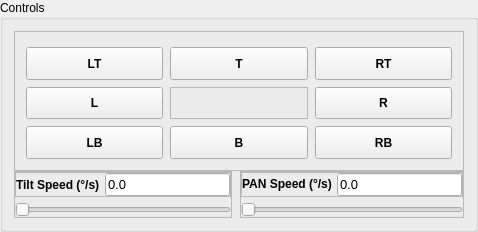
          <widget class="QGroupBox" name="gbControls">
           <property name="sizePolicy">
            <sizepolicy hsizetype="Expanding" vsizetype="Expanding">
             <horstretch>0</horstretch>
             <verstretch>0</verstretch>
            </sizepolicy>
           </property>
           <property name="minimumSize">
            <size>
             <width>350</width>
             <height>0</height>
            </size>
           </property>
           <property name="maximumSize">
            <size>
             <width>700</width>
             <height>16777215</height>
            </size>
           </property>
           <property name="font">
            <font>
             <family>Arial</family>
             <pointsize>9</pointsize>
            </font>
           </property>
           <property name="title">
            <string>Controls</string>
           </property>
           <layout class="QVBoxLayout" name="verticalLayout_9">
            <property name="spacing">
             <number>0</number>
            </property>
            <item>
             <widget class="QFrame" name="frameControls">
              <property name="sizePolicy">
               <sizepolicy hsizetype="Expanding" vsizetype="Expanding">
                <horstretch>0</horstretch>
                <verstretch>0</verstretch>
               </sizepolicy>
              </property>
              <property name="minimumSize">
               <size>
                <width>0</width>
                <height>140</height>
               </size>
              </property>
              <property name="frameShape">
               <enum>QFrame::StyledPanel</enum>
              </property>
              <property name="frameShadow">
               <enum>QFrame::Raised</enum>
              </property>
              <layout class="QGridLayout" name="gridLayout">
               <property name="leftMargin">
                <number>11</number>
               </property>
               <property name="topMargin">
                <number>15</number>
               </property>
               <property name="rightMargin">
                <number>11</number>
               </property>
               <property name="bottomMargin">
                <number>11</number>
               </property>
               <property name="spacing">
                <number>7</number>
               </property>
               <item row="0" column="0">
                <widget class="QPushButton" name="btnLT">
                 <property name="sizePolicy">
                  <sizepolicy hsizetype="Expanding" vsizetype="Expanding">
                   <horstretch>0</horstretch>
                   <verstretch>0</verstretch>
                  </sizepolicy>
                 </property>
                 <property name="maximumSize">
                  <size>
                   <width>16777215</width>
                   <height>16777215</height>
                  </size>
                 </property>
                 <property name="font">
                  <font>
                   <family>Arial</family>
                   <pointsize>9</pointsize>
                   <weight>75</weight>
                   <bold>true</bold>
                  </font>
                 </property>
                 <property name="cursor">
                  <cursorShape>PointingHandCursor</cursorShape>
                 </property>
                 <property name="text">
                  <string>LT</string>
                 </property>
                </widget>
               </item>
               <item row="0" column="1">
                <widget class="QPushButton" name="btnT">
                 <property name="sizePolicy">
                  <sizepolicy hsizetype="Expanding" vsizetype="Expanding">
                   <horstretch>0</horstretch>
                   <verstretch>0</verstretch>
                  </sizepolicy>
                 </property>
                 <property name="maximumSize">
                  <size>
                   <width>16777215</width>
                   <height>16777215</height>
                  </size>
                 </property>
                 <property name="font">
                  <font>
                   <family>Arial</family>
                   <pointsize>9</pointsize>
                   <weight>75</weight>
                   <bold>true</bold>
                  </font>
                 </property>
                 <property name="cursor">
                  <cursorShape>PointingHandCursor</cursorShape>
                 </property>
                 <property name="text">
                  <string>T</string>
                 </property>
                </widget>
               </item>
               <item row="0" column="2">
                <widget class="QPushButton" name="btnRT">
                 <property name="sizePolicy">
                  <sizepolicy hsizetype="Expanding" vsizetype="Expanding">
                   <horstretch>0</horstretch>
                   <verstretch>0</verstretch>
                  </sizepolicy>
                 </property>
                 <property name="maximumSize">
                  <size>
                   <width>16777215</width>
                   <height>16777215</height>
                  </size>
                 </property>
                 <property name="font">
                  <font>
                   <family>Arial</family>
                   <pointsize>9</pointsize>
                   <weight>75</weight>
                   <bold>true</bold>
                  </font>
                 </property>
                 <property name="cursor">
                  <cursorShape>PointingHandCursor</cursorShape>
                 </property>
                 <property name="text">
                  <string>RT</string>
                 </property>
                </widget>
               </item>
               <item row="1" column="0">
                <widget class="QPushButton" name="btnL">
                 <property name="sizePolicy">
                  <sizepolicy hsizetype="Minimum" vsizetype="Expanding">
                   <horstretch>0</horstretch>
                   <verstretch>0</verstretch>
                  </sizepolicy>
                 </property>
                 <property name="maximumSize">
                  <size>
                   <width>16777215</width>
                   <height>16777215</height>
                  </size>
                 </property>
                 <property name="font">
                  <font>
                   <family>Arial</family>
                   <pointsize>9</pointsize>
                   <weight>75</weight>
                   <bold>true</bold>
                  </font>
                 </property>
                 <property name="cursor">
                  <cursorShape>PointingHandCursor</cursorShape>
                 </property>
                 <property name="text">
                  <string>L</string>
                 </property>
                </widget>
               </item>
               <item row="1" column="1">
                <widget class="QFrame" name="frameJoystick">
                 <property name="sizePolicy">
                  <sizepolicy hsizetype="Expanding" vsizetype="Expanding">
                   <horstretch>0</horstretch>
                   <verstretch>0</verstretch>
                  </sizepolicy>
                 </property>
                 <property name="frameShape">
                  <enum>QFrame::StyledPanel</enum>
                 </property>
                 <property name="frameShadow">
                  <enum>QFrame::Raised</enum>
                 </property>
                 <layout class="QVBoxLayout" name="v_layout_joystick"/>
                </widget>
               </item>
               <item row="1" column="2">
                <widget class="QPushButton" name="btnR">
                 <property name="sizePolicy">
                  <sizepolicy hsizetype="Expanding" vsizetype="Expanding">
                   <horstretch>0</horstretch>
                   <verstretch>0</verstretch>
                  </sizepolicy>
                 </property>
                 <property name="maximumSize">
                  <size>
                   <width>1677215</width>
                   <height>16777215</height>
                  </size>
                 </property>
                 <property name="font">
                  <font>
                   <family>Arial</family>
                   <pointsize>9</pointsize>
                   <weight>75</weight>
                   <bold>true</bold>
                  </font>
                 </property>
                 <property name="cursor">
                  <cursorShape>PointingHandCursor</cursorShape>
                 </property>
                 <property name="text">
                  <string>R</string>
                 </property>
                </widget>
               </item>
               <item row="2" column="0">
                <widget class="QPushButton" name="btnLB">
                 <property name="sizePolicy">
                  <sizepolicy hsizetype="Expanding" vsizetype="Expanding">
                   <horstretch>0</horstretch>
                   <verstretch>0</verstretch>
                  </sizepolicy>
                 </property>
                 <property name="maximumSize">
                  <size>
                   <width>16777215</width>
                   <height>16777215</height>
                  </size>
                 </property>
                 <property name="font">
                  <font>
                   <family>Arial</family>
                   <pointsize>9</pointsize>
                   <weight>75</weight>
                   <bold>true</bold>
                  </font>
                 </property>
                 <property name="cursor">
                  <cursorShape>PointingHandCursor</cursorShape>
                 </property>
                 <property name="text">
                  <string>LB</string>
                 </property>
                </widget>
               </item>
               <item row="2" column="1">
                <widget class="QPushButton" name="btnB">
                 <property name="sizePolicy">
                  <sizepolicy hsizetype="Expanding" vsizetype="Expanding">
                   <horstretch>0</horstretch>
                   <verstretch>0</verstretch>
                  </sizepolicy>
                 </property>
                 <property name="maximumSize">
                  <size>
                   <width>16777215</width>
                   <height>16777215</height>
                  </size>
                 </property>
                 <property name="font">
                  <font>
                   <family>Arial</family>
                   <pointsize>9</pointsize>
                   <weight>75</weight>
                   <bold>true</bold>
                  </font>
                 </property>
                 <property name="cursor">
                  <cursorShape>PointingHandCursor</cursorShape>
                 </property>
                 <property name="text">
                  <string>B</string>
                 </property>
                </widget>
               </item>
               <item row="2" column="2">
                <widget class="QPushButton" name="btnRB">
                 <property name="sizePolicy">
                  <sizepolicy hsizetype="Expanding" vsizetype="Expanding">
                   <horstretch>0</horstretch>
                   <verstretch>0</verstretch>
                  </sizepolicy>
                 </property>
                 <property name="maximumSize">
                  <size>
                   <width>16777215</width>
                   <height>16777215</height>
                  </size>
                 </property>
                 <property name="font">
                  <font>
                   <family>Arial</family>
                   <pointsize>9</pointsize>
                   <weight>75</weight>
                   <bold>true</bold>
                  </font>
                 </property>
                 <property name="cursor">
                  <cursorShape>PointingHandCursor</cursorShape>
                 </property>
                 <property name="text">
                  <string>RB</string>
                 </property>
                </widget>
               </item>
              </layout>
             </widget>
            </item>
            <item>
             <widget class="QFrame" name="gbManualParams">
              <property name="sizePolicy">
               <sizepolicy hsizetype="Preferred" vsizetype="Preferred">
                <horstretch>0</horstretch>
                <verstretch>0</verstretch>
               </sizepolicy>
              </property>
              <property name="maximumSize">
               <size>
                <width>16777215</width>
                <height>16777215</height>
               </size>
              </property>
              <property name="font">
               <font>
                <family>Arial</family>
                <pointsize>9</pointsize>
               </font>
              </property>
              <layout class="QHBoxLayout" name="horizontalLayout_15">
               <property name="spacing">
                <number>8</number>
               </property>
               <property name="leftMargin">
                <number>0</number>
               </property>
               <property name="topMargin">
                <number>0</number>
               </property>
               <property name="rightMargin">
                <number>0</number>
               </property>
               <property name="bottomMargin">
                <number>0</number>
               </property>
               <item>
                <widget class="QFrame" name="frameTiltManualSpeed">
                 <property name="frameShape">
                  <enum>QFrame::StyledPanel</enum>
                 </property>
                 <property name="frameShadow">
                  <enum>QFrame::Raised</enum>
                 </property>
                 <layout class="QVBoxLayout" name="verticalLayout_12">
                  <property name="spacing">
                   <number>5</number>
                  </property>
                  <property name="leftMargin">
                   <number>0</number>
                  </property>
                  <property name="topMargin">
                   <number>0</number>
                  </property>
                  <property name="rightMargin">
                   <number>0</number>
                  </property>
                  <property name="bottomMargin">
                   <number>0</number>
                  </property>
                  <item>
                   <widget class="QFrame" name="frame_3">
                    <property name="frameShape">
                     <enum>QFrame::StyledPanel</enum>
                    </property>
                    <property name="frameShadow">
                     <enum>QFrame::Raised</enum>
                    </property>
                    <layout class="QHBoxLayout" name="horizontalLayout_27">
                     <property name="spacing">
                      <number>5</number>
                     </property>
                     <property name="leftMargin">
                      <number>0</number>
                     </property>
                     <property name="topMargin">
                      <number>0</number>
                     </property>
                     <property name="rightMargin">
                      <number>0</number>
                     </property>
                     <property name="bottomMargin">
                      <number>0</number>
                     </property>
                     <item>
                      <widget class="QLabel" name="label_10">
                       <property name="sizePolicy">
                        <sizepolicy hsizetype="Preferred" vsizetype="Preferred">
                         <horstretch>0</horstretch>
                         <verstretch>0</verstretch>
                        </sizepolicy>
                       </property>
                       <property name="font">
                        <font>
                         <family>Arial</family>
                         <pointsize>9</pointsize>
                         <weight>75</weight>
                         <bold>true</bold>
                        </font>
                       </property>
                       <property name="text">
                        <string>Tilt Speed (°/s)</string>
                       </property>
                       <property name="alignment">
                        <set>Qt::AlignLeading|Qt::AlignLeft|Qt::AlignVCenter</set>
                       </property>
                      </widget>
                     </item>
                     <item>
                      <widget class="QLineEdit" name="txtSpeedTilt">
                       <property name="font">
                        <font>
                         <family>Arial</family>
                         <pointsize>10</pointsize>
                        </font>
                       </property>
                       <property name="text">
                        <string>0.0</string>
                       </property>
                      </widget>
                     </item>
                    </layout>
                   </widget>
                  </item>
                  <item>
                   <widget class="QSlider" name="sliderSpeedTilt">
                    <property name="sizePolicy">
                     <sizepolicy hsizetype="Expanding" vsizetype="Fixed">
                      <horstretch>0</horstretch>
                      <verstretch>0</verstretch>
                     </sizepolicy>
                    </property>
                    <property name="minimum">
                     <number>0</number>
                    </property>
                    <property name="maximum">
                     <number>200</number>
                    </property>
                    <property name="orientation">
                     <enum>Qt::Horizontal</enum>
                    </property>
                    <property name="tickPosition">
                     <enum>QSlider::NoTicks</enum>
                    </property>
                    <property name="tickInterval">
                     <number>1</number>
                    </property>
                   </widget>
                  </item>
                 </layout>
                </widget>
               </item>
               <item>
                <widget class="QFrame" name="framePANManualSpeed">
                 <property name="sizePolicy">
                  <sizepolicy hsizetype="Preferred" vsizetype="Preferred">
                   <horstretch>0</horstretch>
                   <verstretch>0</verstretch>
                  </sizepolicy>
                 </property>
                 <property name="frameShape">
                  <enum>QFrame::StyledPanel</enum>
                 </property>
                 <property name="frameShadow">
                  <enum>QFrame::Raised</enum>
                 </property>
                 <layout class="QVBoxLayout" name="verticalLayout_11">
                  <property name="spacing">
                   <number>5</number>
                  </property>
                  <property name="leftMargin">
                   <number>0</number>
                  </property>
                  <property name="topMargin">
                   <number>0</number>
                  </property>
                  <property name="rightMargin">
                   <number>0</number>
                  </property>
                  <property name="bottomMargin">
                   <number>0</number>
                  </property>
                  <item>
                   <widget class="QFrame" name="frame_4">
                    <property name="frameShape">
                     <enum>QFrame::StyledPanel</enum>
                    </property>
                    <property name="frameShadow">
                     <enum>QFrame::Raised</enum>
                    </property>
                    <layout class="QHBoxLayout" name="horizontalLayout_28">
                     <property name="spacing">
                      <number>5</number>
                     </property>
                     <property name="leftMargin">
                      <number>0</number>
                     </property>
                     <property name="topMargin">
                      <number>0</number>
                     </property>
                     <property name="rightMargin">
                      <number>0</number>
                     </property>
                     <property name="bottomMargin">
                      <number>0</number>
                     </property>
                     <item>
                      <widget class="QLabel" name="label_9">
                       <property name="sizePolicy">
                        <sizepolicy hsizetype="Preferred" vsizetype="Fixed">
                         <horstretch>0</horstretch>
                         <verstretch>0</verstretch>
                        </sizepolicy>
                       </property>
                       <property name="font">
                        <font>
                         <family>Arial</family>
                         <pointsize>9</pointsize>
                         <weight>75</weight>
                         <bold>true</bold>
                        </font>
                       </property>
                       <property name="text">
                        <string>PAN Speed (°/s)</string>
                       </property>
                       <property name="alignment">
                        <set>Qt::AlignLeading|Qt::AlignLeft|Qt::AlignVCenter</set>
                       </property>
                      </widget>
                     </item>
                     <item>
                      <widget class="QLineEdit" name="txtSpeedPAN">
                       <property name="font">
                        <font>
                         <family>Arial</family>
                         <pointsize>10</pointsize>
                        </font>
                       </property>
                       <property name="text">
                        <string>0.0</string>
                       </property>
                      </widget>
                     </item>
                    </layout>
                   </widget>
                  </item>
                  <item>
                   <widget class="QSlider" name="sliderSpeedPAN">
                    <property name="sizePolicy">
                     <sizepolicy hsizetype="Expanding" vsizetype="Fixed">
                      <horstretch>0</horstretch>
                      <verstretch>0</verstretch>
                     </sizepolicy>
                    </property>
                    <property name="minimum">
                     <number>0</number>
                    </property>
                    <property name="maximum">
                     <number>200</number>
                    </property>
                    <property name="orientation">
                     <enum>Qt::Horizontal</enum>
                    </property>
                    <property name="tickPosition">
                     <enum>QSlider::NoTicks</enum>
                    </property>
                    <property name="tickInterval">
                     <number>1</number>
                    </property>
                   </widget>
                  </item>
                 </layout>
                </widget>
               </item>
              </layout>
             </widget>
            </item>
           </layout>
          </widget>
